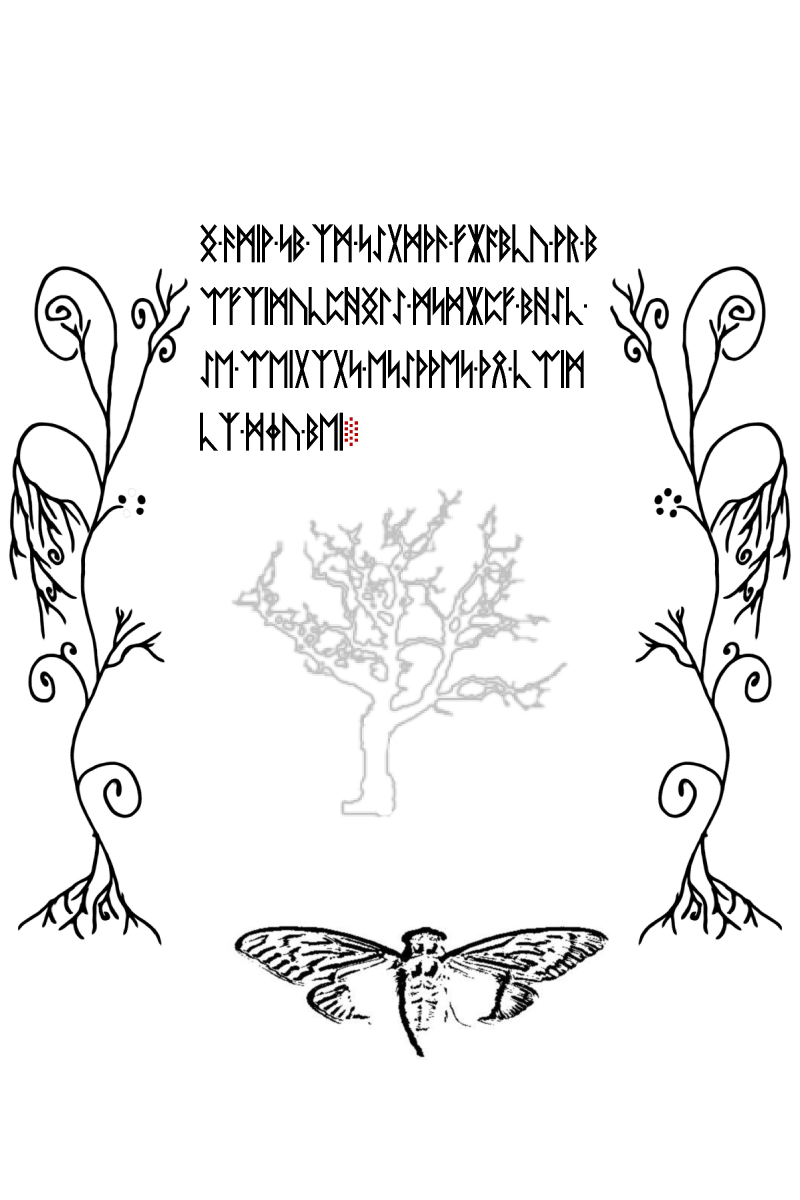
#> input picture images/lp2-55.jpg, 2400 x 3600 px (shown at 1/3 size)
$ python run.py
#> lines starting #> are read from the running program, lines starting #| are printed output that depends on the picture
"""Replay two bounded cross-carrier tree alignments; requires OpenCV and NumPy."""
import argparse
import hashlib
import json
from pathlib import Path

import cv2
import numpy as np

ROOT = Path(__file__).resolve().parents[3]
FILES = {
    'lp2-55': ('images/lp2-55.jpg', 'a80191592add93a86ed3868f9e4e6ba3944ec20c9ffccc7d3e221b461344beba'),
    'lp2-32': ('images/lp2-32.jpg', 'c0f778187a8e9ddbfc667a65929ac567430a2e38278a2022377984ac084e5f72'),
    'commons': ('exports/sources/commons/DeadTree.jpg', '608288991f92b8ab901a9fbb39937f93ebdfeb5fd84edeecfa637d5262ff7b29'),
    'message-2016': ('images/message-2016.jpg', 'a8340ad04b83fb3130e7ed9172867a440812e87089d6aa2b932d97c6ae38aebe'),
}
CONFIG = {
    'manuscript': {
        'source': 'lp2-55', 'target': 'lp2-32',
        'source_crop': [600, 1450, 1800, 2500], 'target_crop': [550, 2000, 1850, 3500],
        'source_response': [250, 45, 'dark'], 'target_response': [230, 160, 'dark'],
        'source_mask_above': None, 'target_mask_above': None,
        'sigma': 15, 'scales': [round(.65 + i * .025, 3) for i in range(24)],
    },
    'message': {
        'source': 'commons', 'target': 'message-2016',
        'source_crop': [100, 500, 1750, 1950], 'target_crop': [145, 270, 425, 475],
        'source_response': [170, 130, 'dark'], 'target_response': [2, 28, 'light'],
        'source_mask_above': None, 'target_mask_above': 100,
        'sigma': 1.5, 'scales': [round(.065 + i * .003, 3) for i in range(26)],
    },
}


def sha(path):
    return hashlib.sha256(path.read_bytes()).hexdigest()


def prepare(name):
#> called with name = 'manuscript'
    c = CONFIG[name]
    prepared = []
    for side in ('source', 'target'):
        path, expected = FILES[c[side]]
        file = ROOT / path
        assert sha(file) == expected, path
        image = cv2.imread(str(file), cv2.IMREAD_GRAYSCALE)
#> image: shape (3600, 2400); min 0, max 255, mean 239.9
        x1, y1, x2, y2 = c[f'{side}_crop']
        assert 0 <= x1 < x2 <= image.shape[1] and 0 <= y1 < y2 <= image.shape[0]
        crop = image[y1:y2, x1:x2]
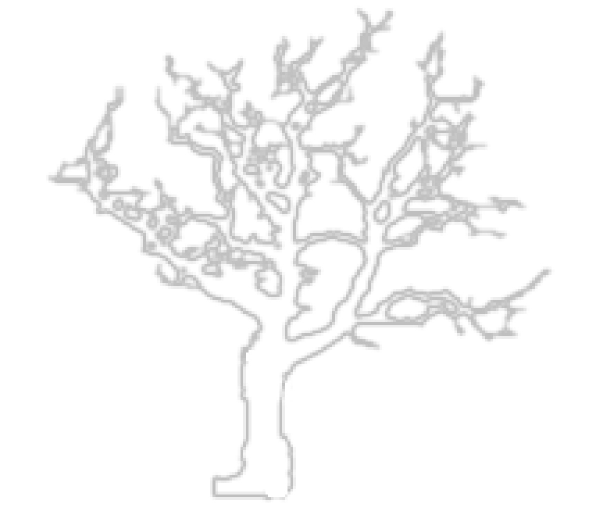
#> crop: shape (1050, 1200) (shown at 1/2 size); min 184, max 255, mean 247.8
        level, span, direction = c[f'{side}_response']
        if direction == 'dark':
            response = np.clip((level - crop.astype(np.float32)) / span, 0, 1)
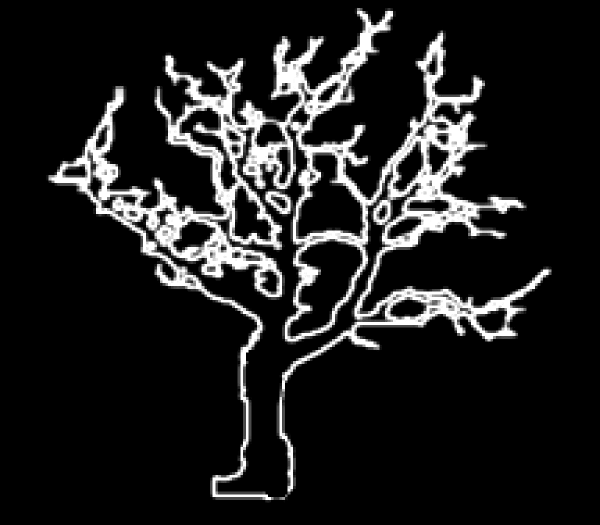
#> response: shape (1050, 1200) float32 (shown at 1/2 size); min 0, max 1, mean 0.122
        else:
            response = np.clip((crop.astype(np.float32) - level) / span, 0, 1)
        ceiling = c[f'{side}_mask_above']
        if ceiling is not None:
            response[crop > ceiling] = 0
        prepared.append(response)
    source, target = prepared
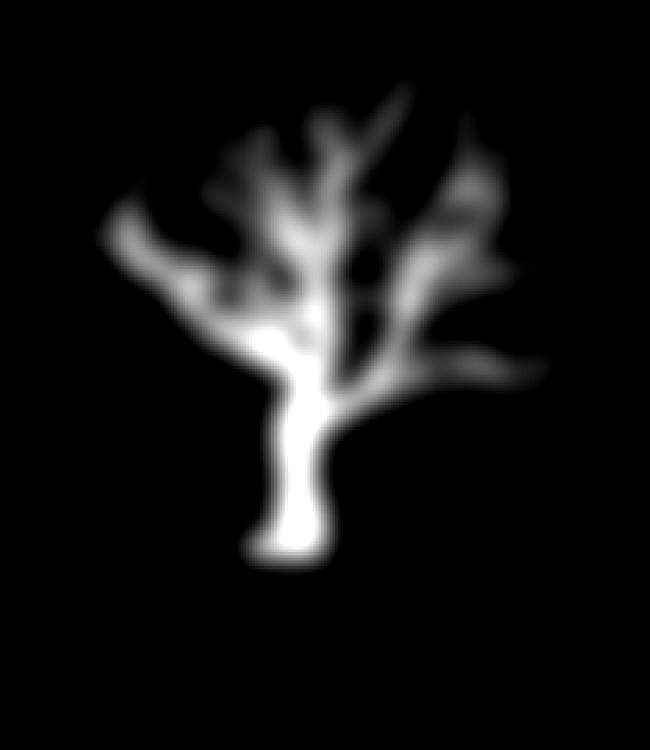
#> target: shape (1500, 1300) float32 (shown at 1/2 size); min 0, max 1, mean 0.079
    return source, cv2.GaussianBlur(target, (0, 0), c['sigma'])


def corr(a, b):
    x = a.ravel().astype(np.float64); y = b.ravel().astype(np.float64)
    x -= x.mean(); y -= y.mean()
    return float(np.dot(x, y) / np.sqrt(np.dot(x, x) * np.dot(y, y)))


def search(source, target, scales, sigma, flip, fraction):
    a = cv2.flip(source, 1) if flip else source
    best = None
    for scale in scales:
        t = cv2.GaussianBlur(cv2.resize(a, None, fx=scale, fy=scale), (0, 0), sigma)
        h, w = t.shape
        if h >= target.shape[0] or w >= target.shape[1]:
            continue
        training_height = h if fraction == 1 else int(h * fraction)
        scores = cv2.matchTemplate(target, t[:training_height], cv2.TM_CCOEFF_NORMED)
        if fraction < 1:
            scores[target.shape[0] - h + 1:] = -1
        _, score, _, (x, y) = cv2.minMaxLoc(scores)
        if best is None or score > best['training_correlation']:
            held = None if fraction == 1 else corr(t[training_height:], target[y + training_height:y + h, x:x + w])
            best = {'scale': scale, 'x': x, 'y': y, 'width': w, 'height': h,
                    'training_correlation': float(score), 'held_out_correlation': held}
    return best


def calculate():
    variants = {}
    for name, config in CONFIG.items():
        a, b = prepare(name)
        fits = {}
        for direction, reflected in [('same_orientation', False), ('horizontal_reflection', True)]:
            fits[direction] = {'full_region': search(a, b, config['scales'], config['sigma'], reflected, 1),
                               'top_fit_bottom_check': search(a, b, config['scales'], config['sigma'], reflected, .6)}
#> this loop made 2 passes
#> pass 2, in search (call 3), `a = cv2.flip(source, 1) if flip else source`:
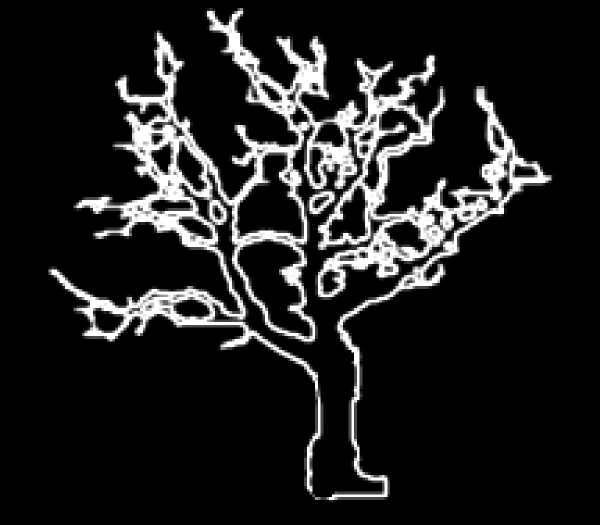
#> a: shape (1050, 1200) float32 (shown at 1/2 size); min 0, max 1, mean 0.122
        variants[name] = {'source': {'path': FILES[config['source']][0], 'sha256': FILES[config['source']][1]},
                          'target': {'path': FILES[config['target']][0], 'sha256': FILES[config['target']][1]},
                          'settings': {k: v for k, v in config.items() if k not in ('source', 'target')},
                          'orientations': fits}
#> pass 2 of the loop in calculate, `for name, config in CONFIG.items():`:
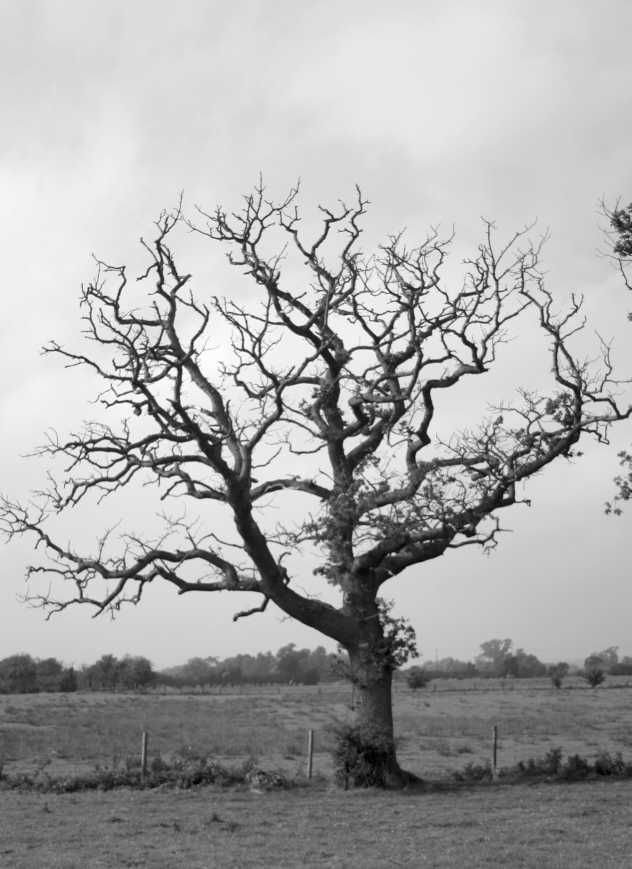
#> input picture exports/sources/commons/DeadTree.jpg, 1894 x 2606 px (shown at 1/3 size)
#> in prepare, image is the input picture: shape (2606, 1894); min 0, max 255, mean 169.7
#> crop: shape (1450, 1650)
#> response: shape (1450, 1650) float32
#> in prepare (call 2), `source, target = prepared`:
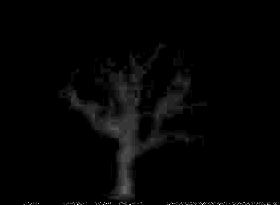
#> target: shape (205, 280) float32; min 0, max 1, mean 0.0174
#> b: shape (205, 280) float32
#> the loop in calculate, `for direction, reflected in [('same_orientation', False), ('horizontal..` made 2 passes
#> pass 2, in search (call 7), `a = cv2.flip(source, 1) if flip else source`:
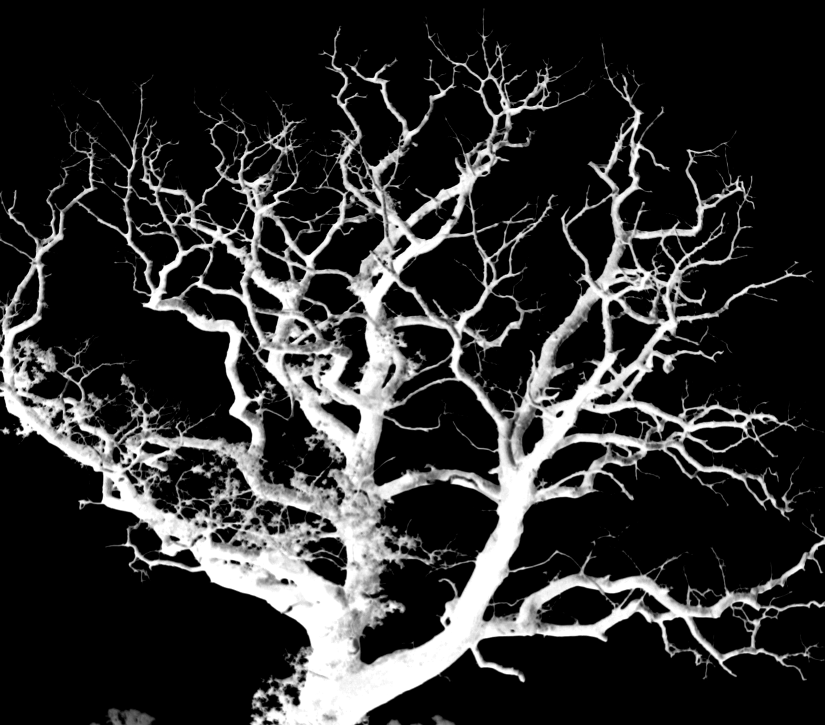
#> a: shape (1450, 1650) float32 (shown at 1/2 size); min 0, max 1, mean 0.181
    return {'schema': 'liberpedia-cross-carrier-tree-v1', 'variants': variants,
            'interpretation': 'Exploratory, visually selected source images/crops/responses; descriptive correlations only. Upper 60% chooses transform and lower 40% checks it within each selected image, not in a blind independent test. No exact processing recipe or chance probability is inferred.'}


def render_variant(name, result, path):
    c = CONFIG[name]
    a, b = prepare(name)
    choice = 'same_orientation' if name == 'manuscript' else 'horizontal_reflection'
    fit = result['variants'][name]['orientations'][choice]['top_fit_bottom_check']
    oriented = a if choice == 'same_orientation' else cv2.flip(a, 1)
    t = cv2.GaussianBlur(cv2.resize(oriented, None, fx=fit['scale'], fy=fit['scale']), (0, 0), c['sigma'])
    x, y, w, h = (fit[k] for k in ('x', 'y', 'width', 'height'))
    aligned = np.zeros_like(b)
    aligned[y:y + h, x:x + w] = t
    width = 450
    panels = []
    for values in (aligned, b, .5 * aligned + .5 * b):
        pixels = np.uint8(255 - 215 * np.clip(values, 0, 1))
        panels.append(cv2.resize(pixels, (width, round(pixels.shape[0] * width / pixels.shape[1]))))
    height = panels[0].shape[0]
    canvas = np.full((height + 80, width * 3 + 60, 3), 245, np.uint8)
    labels = ('ALIGNED SOURCE', 'TARGET TREE', '50% OVERLAY')
    for i, panel in enumerate(panels):
        left = 15 + i * (width + 15)
        canvas[65:65 + height, left:left + width] = cv2.cvtColor(panel, cv2.COLOR_GRAY2BGR)
        cv2.putText(canvas, labels[i], (left, 37), cv2.FONT_HERSHEY_SIMPLEX, .65, (35, 45, 55), 2, cv2.LINE_AA)
    path.parent.mkdir(parents=True, exist_ok=True)
    assert cv2.imwrite(str(path), canvas)


def main():
    p = argparse.ArgumentParser(description=__doc__)
    p.add_argument('--check', action='store_true')
    p.add_argument('--output', type=Path)
    p.add_argument('--render-directory', type=Path)
    args = p.parse_args()
    result = calculate()
    if args.check:
        saved = json.loads((ROOT / 'exports/dead-tree-cross-carrier.json').read_text(encoding='utf-8'))
        for name in CONFIG:
            actual = result['variants'][name]
            expected = saved['variants'][name]
            assert actual['source'] == expected['source'] and actual['target'] == expected['target']
            assert actual['settings'] == expected['settings']
            for direction in actual['orientations']:
                for mode in actual['orientations'][direction]:
                    got = actual['orientations'][direction][mode]
                    want = expected['orientations'][direction][mode]
                    assert all(got[k] == want[k] for k in ('scale', 'x', 'y', 'width', 'height'))
                    for k in ('training_correlation', 'held_out_correlation'):
                        if got[k] is not None:
                            assert abs(got[k] - want[k]) < 1e-5
            preferred = 'same_orientation' if name == 'manuscript' else 'horizontal_reflection'
            alternative = 'horizontal_reflection' if name == 'manuscript' else 'same_orientation'
            assert actual['orientations'][preferred]['top_fit_bottom_check']['held_out_correlation'] > actual['orientations'][alternative]['top_fit_bottom_check']['held_out_correlation']
        print('PASS: four original hashes, both directions, bounded fits and lower-region checks')
    if args.output:
        args.output.parent.mkdir(parents=True, exist_ok=True)
        args.output.write_text(json.dumps(result, indent=2) + '\n', encoding='utf-8', newline='\n')
    if args.render_directory:
        for name in CONFIG:
            render_variant(name, result, args.render_directory / f'dead-tree-{name}.png')
    if not (args.check or args.output or args.render_directory):
        print(json.dumps(result, indent=2))

if __name__ == '__main__':
    main()
